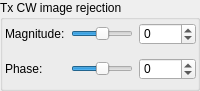
      <widget class="QGroupBox" name="groupBox_21">
       <property name="geometry">
        <rect>
         <x>5</x>
         <y>190</y>
         <width>200</width>
         <height>91</height>
        </rect>
       </property>
       <property name="title">
        <string>Tx CW image rejection</string>
       </property>
       <widget class="QWidget" name="gridLayoutWidget_3">
        <property name="geometry">
         <rect>
          <x>5</x>
          <y>16</y>
          <width>191</width>
          <height>71</height>
         </rect>
        </property>
        <layout class="QGridLayout" name="gridLayout_11">
         <item row="2" column="1">
          <widget class="QSlider" name="slTxImRejPhaseCw">
           <property name="minimum">
            <number>-4000</number>
           </property>
           <property name="maximum">
            <number>4000</number>
           </property>
           <property name="singleStep">
            <number>1</number>
           </property>
           <property name="pageStep">
            <number>1</number>
           </property>
           <property name="orientation">
            <enum>Qt::Horizontal</enum>
           </property>
          </widget>
         </item>
         <item row="2" column="0">
          <widget class="QLabel" name="label_150">
           <property name="text">
            <string>Phase:</string>
           </property>
          </widget>
         </item>
         <item row="0" column="1">
          <widget class="QSlider" name="slTxImRejMagCw">
           <property name="minimum">
            <number>-5000</number>
           </property>
           <property name="maximum">
            <number>5000</number>
           </property>
           <property name="singleStep">
            <number>1</number>
           </property>
           <property name="pageStep">
            <number>1</number>
           </property>
           <property name="orientation">
            <enum>Qt::Horizontal</enum>
           </property>
          </widget>
         </item>
         <item row="0" column="0">
          <widget class="QLabel" name="label_153">
           <property name="text">
            <string>Magnitude:</string>
           </property>
          </widget>
         </item>
         <item row="0" column="2">
          <widget class="QSpinBox" name="sbTxImRejMagCw">
           <property name="minimumSize">
            <size>
             <width>57</width>
             <height>20</height>
            </size>
           </property>
           <property name="maximumSize">
            <size>
             <width>55</width>
             <height>22</height>
            </size>
           </property>
           <property name="minimum">
            <number>-5000</number>
           </property>
           <property name="maximum">
            <number>5000</number>
           </property>
           <property name="singleStep">
            <number>1</number>
           </property>
          </widget>
         </item>
         <item row="2" column="2">
          <widget class="QSpinBox" name="sbTxImRejPhaseCw">
           <property name="minimumSize">
            <size>
             <width>57</width>
             <height>20</height>
            </size>
           </property>
           <property name="maximumSize">
            <size>
             <width>55</width>
             <height>22</height>
            </size>
           </property>
           <property name="minimum">
            <number>-4000</number>
           </property>
           <property name="maximum">
            <number>4000</number>
           </property>
           <property name="singleStep">
            <number>1</number>
           </property>
          </widget>
         </item>
        </layout>
       </widget>
      </widget>
